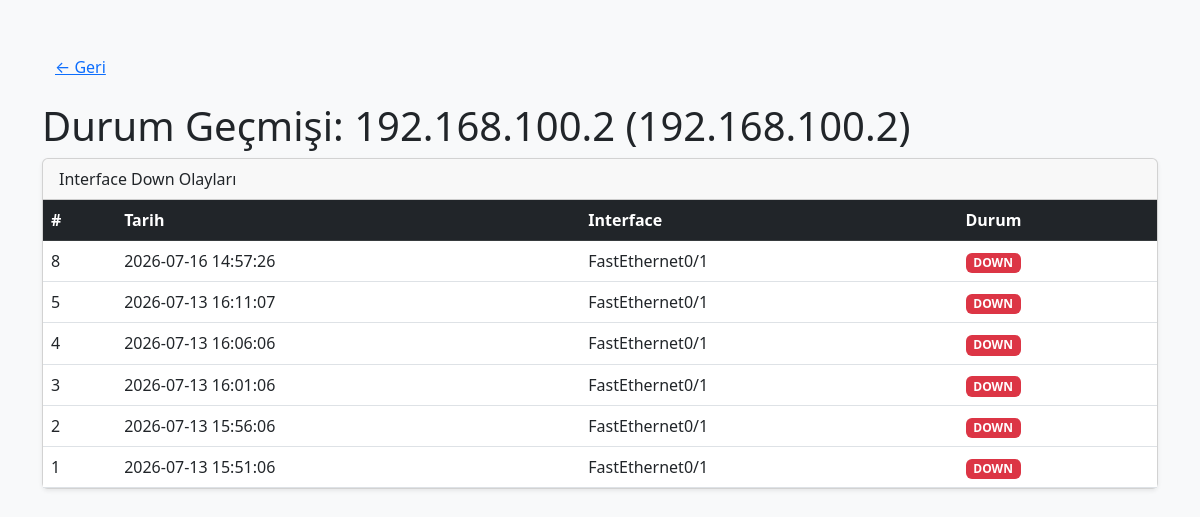
Page /history/192.168.100.2 (signed in) on the earlier database version.
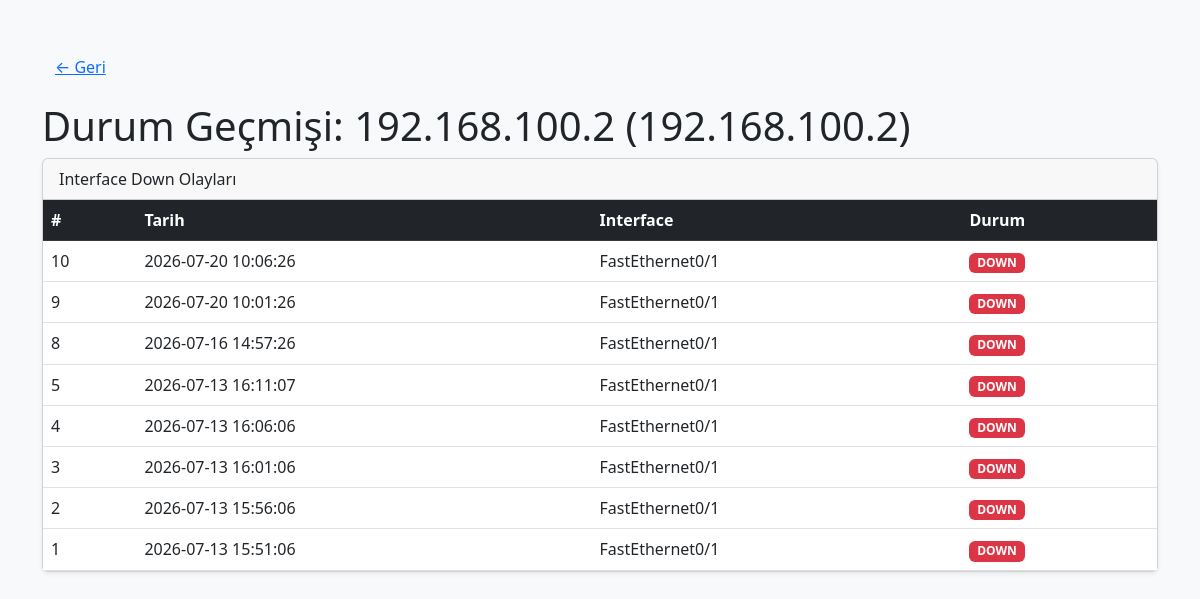
Same page on the later database version.
### tables this page shows
CREATE TABLE device_history (
            id INTEGER PRIMARY KEY AUTOINCREMENT,
            tarih TEXT,
            user_id INTEGER,
            host TEXT,
            hostname TEXT,
            interface TEXT,
            status TEXT
        );

### app.py (the view)
@app.route('/history/<host>')
@login_required
def device_history(host):
    history = history_listele(current_user.id, host)
    devices = get_user_devices(current_user.id)
    device = next((d for d in devices if d["host"] == host), None)
    hostname = device["hostname"] if device else host
    return render_template('device_history.html', host=host, hostname=hostname, history=history)

### app.py (called while the page is built)
@login_manager.user_loader
def load_user(user_id):
    import sqlite3
    conn = sqlite3.connect("audit.db")
    c = conn.cursor()
    c.execute("SELECT * FROM users WHERE id = ?", (user_id,))
    user = c.fetchone()
    conn.close()
    if user:
        return User(user[0], user[1], user[3])
    return None

def get_user_devices(user_id):
    with user_caches_lock:
        return list(user_caches.get(user_id, []))

### database.py (called while the page is built)
def _get_conn():
    return sqlite3.connect(DB_FILE)

def history_listele(user_id, host=None):
    conn = _get_conn()
    c = conn.cursor()
    if host:
        c.execute(
            "SELECT * FROM device_history WHERE user_id = ? AND host = ? ORDER BY id DESC LIMIT 100",
            (user_id, host)
        )
    else:
        c.execute(
            "SELECT * FROM device_history WHERE user_id = ? ORDER BY id DESC LIMIT 100",
            (user_id,)
        )
    rows = c.fetchall()
    conn.close()
    return rows

### templates/device_history.html (shortened to what this page needs)
<!DOCTYPE html>
<html lang="tr">
<head>
    <link href="https://cdn.jsdelivr.net/npm/bootstrap@5.3.0/dist/css/bootstrap.min.css" rel="stylesheet">
</head>
<body class="bg-light">
    <div class="container py-5">
        <a href="/" class="btn btn-link mb-3">← Geri</a>
        <h1> Durum Geçmişi: {{ hostname }} ({{ host }})</h1>
        {% if not history %}
        <div class="alert alert-info">
            Henüz durum değişikliği kaydedilmemiş. Interface down olduğunda otomatik kaydedilecek.
        </div>
        {% else %}
        <div class="card shadow-sm mb-4">
            <div class="card-header">Interface Down Olayları</div>
            <div class="card-body p-0">
                <table class="table table-hover mb-0">
                    <thead class="table-dark">
                        <tr>
                            <th>#</th>
                            <th>Tarih</th>
                            <th>Interface</th>
                            <th>Durum</th>
                        </tr>
                    </thead>
                    <tbody>
                        {% for h in history %}
                        <tr>
                            <td>{{ h[0] }}</td>
                            <td>{{ h[1] }}</td>
                            <td>{{ h[5] }}</td>
                            <td>
                                {% if h[6] == "down" %}
                                    <span class="badge bg-danger">DOWN</span>
                                {% else %}
                                    <span class="badge bg-success">UP</span>
                                {% endif %}
                            </td>
                        </tr>
                        {% endfor %}
                    </tbody>
                </table>
            </div>
        </div>
        {% endif %}
    </div>
</body>
</html>

Differences in the rows shown:
added device_history: id "10", tarih "2026-07-20 10:06:26", interface "FastEthernet0/1", status "DOWN"
added device_history: id "9", tarih "2026-07-20 10:01:26", interface "FastEthernet0/1", status "DOWN"
